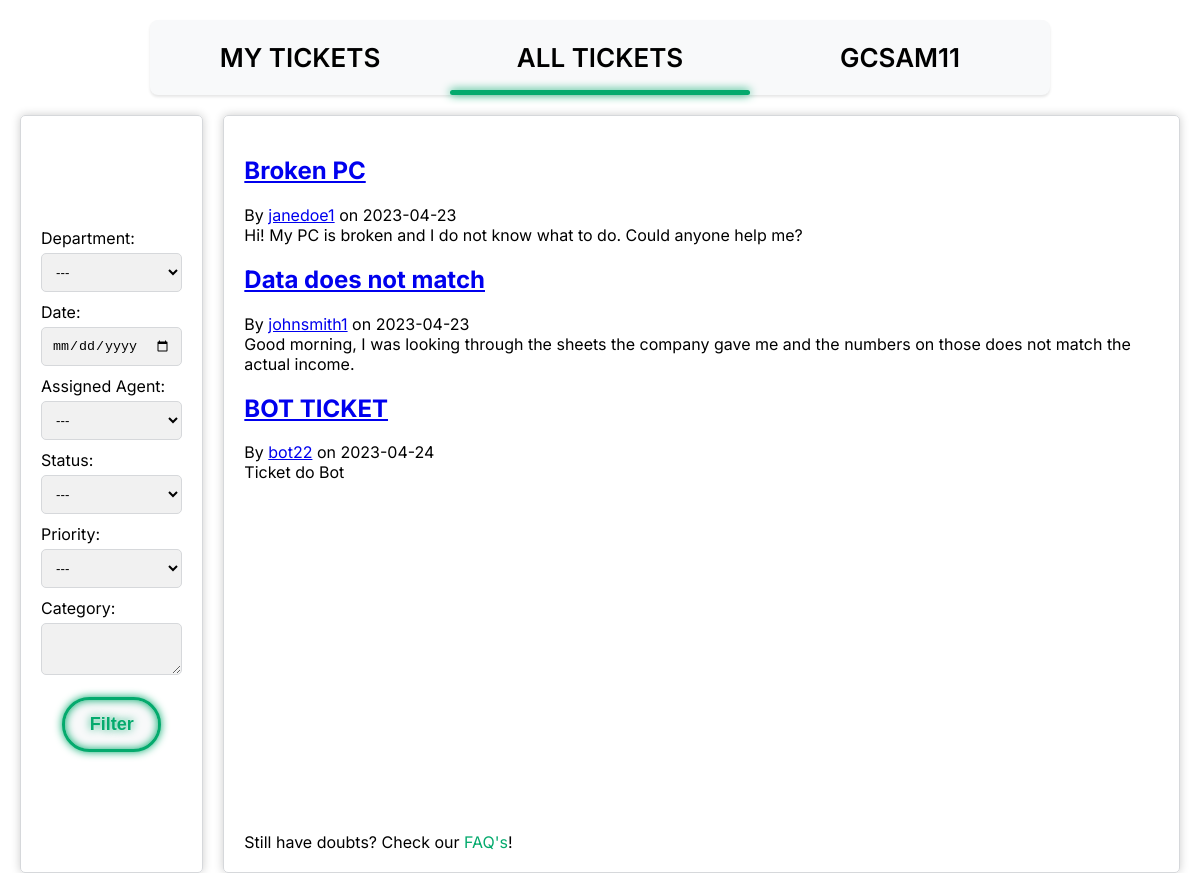
The page /pages/all_tickets.php (signed in) on the database its author committed.
### tables this page shows
CREATE TABLE TICKET (
    ticket_id INTEGER PRIMARY KEY AUTOINCREMENT,
    user_id INT NOT NULL,
    assigned_agent INT CHECK (assigned_agent <> user_id),
    department_id INT,
    title VARCHAR(255) NOT NULL,
    description VARCHAR(1000) NOT NULL,
    status VARCHAR(10) NOT NULL DEFAULT 'Open' CHECK (status = 'Open' OR status = 'Assigned' OR status = 'Closed'),
    priority VARCHAR(10) NOT NULL DEFAULT 'Low' CHECK (priority = 'Low' OR priority = 'Medium' OR priority = 'High'),
    date DATE NOT NULL,
    FOREIGN KEY(user_id) REFERENCES USER(user_id) ON DELETE CASCADE ON UPDATE CASCADE,
    FOREIGN KEY(department_id) REFERENCES DEPARTMENT(department_id) ON DELETE CASCADE ON UPDATE CASCADE,
    FOREIGN KEY(assigned_agent) REFERENCES USER(user_id) ON DELETE CASCADE ON UPDATE CASCADE
);

CREATE TABLE USER (
    user_id INTEGER PRIMARY KEY AUTOINCREMENT,
    department_id INT,
    name VARCHAR(255) NOT NULL,
    username VARCHAR(8) NOT NULL UNIQUE,
    email VARCHAR(255) NOT NULL UNIQUE,
    password VARCHAR(255) NOT NULL,
    type VARCHAR(10) NOT NULL DEFAULT 'Client' CHECK (type = 'Agent' OR type = 'Admin' OR type = 'Client'),
    gender VARCHAR(10) DEFAULT 'None' CHECK(gender = 'Male' or gender = 'Female' or gender = 'Other' or gender = 'None'),
    FOREIGN KEY(department_id) REFERENCES DEPARTMENT(department_id) ON DELETE CASCADE ON UPDATE CASCADE
);

### database/checkSession.php (called while the page is built, shortened)
<?php
    if(isset($_SESSION['username'])){
        $profile = $_SESSION['username'];
    }
    else{
        header('Location:../index.php');
    }
?>

### database/get_tickets.php (the view)
<?php
    include 'connection.php';
    $stmt = $db->prepare('SELECT * FROM Ticket');
    $stmt->execute();
    while($row = $stmt -> fetch()){
        echo '<h2><a class="ticket_readmore" href="../pages/ticket.php?id=' . $row['ticket_id'] . '">' . $row['title'] . '</a></h2>';
        $stmt2 = $db -> prepare('SELECT username FROM User WHERE user_id = :user_id');
        $stmt2 -> bindParam(':user_id', $row['user_id']);
        $stmt2 -> execute();
        $row2 = $stmt2 -> fetch();
        echo '<span class="ticket_username"> By <a class="ticket_username_link" href="../pages/profile_viewer.php?id=' .$row['user_id'] . '">' . $row2['username'] . '</a> on ' . $row['date'] . ' </span><br>';
        echo '<span class="ticket_description">' . $row['description'] . '</span>';
    }
?>

### pages/all_tickets.php (shortened to what this page needs)
<?php
    include_once('../database/checkSession.php');
?>
<!DOCTYPE html>
<html>
<head>
	<link rel="stylesheet" href="../css/all_tickets.css">
</head>
<body>
    <header>
		<nav>
			<a href="../pages/my_tickets.php">My Tickets</a>
			<a href="../pages/all_tickets.php">All Tickets</a>
			<a href="../pages/profile_viewer.php"><?php echo $profile ?></a>
			<div class="animation start-all_tickets"></div>
		</nav>
    </header>
	<main>
		<section id="grid">
			<div class="box">
				<div class="box_content">
					<label for="department-filter">Department:</label>
			    	<select id="department" name="department" required>
						<option value="none">---</option>
			    	</select>
			    	<label for="date-filter">Date:</label>
			    	<input type="date" id="date-filter">
			    	<label for="agent-filter">Assigned Agent:</label>
			    	<select id="agent-filter">
				    	<option value="none">---</option>
						<?php include '../database/fetchAgents.php' ?>
			    	</select>
			    	<label for="status-filter">Status:</label>
			    	<select id="status-filter">
                    	<option value="none">---</option>
			    	</select>
			    	<label for="priority-filter">Priority:</label>
			    	<select id="priority-filter">
				    	<option value="none">---</option>
			    	</select>
			    	<label for="category-filter">Category:</label>
					<textarea id="category-filter" name="category-filter"></textarea>
                	<div class="clearfix">
				    	<button type="submit" class="filterbtn">Filter</button>
			    	</div>
				</div>
			</div>
			<div class="box2">
				<section class="right_box_content">
						<div id="tickets">
							<?php
								include '../database/get_tickets.php';
							?>
						</div>
						<footer>Still have doubts? Check our <a href="../pages/faq.php">FAQ's</a>!</footer>
				</section>
			</div>
		</section>
	</main>
</body>
</html>

### css/all_tickets.css (style rules this page uses)
:root { --clr-neon: #04AA6D; --clr-bg: #f8f9fa; }
*, *::before *::after { box-sizing: border-box; }
header { text-align: center; }
nav { position: relative; margin: 20px auto 0; width: 900px; height: 75px; background: var(--clr-bg); border-radius: 8px; font-size: 0; box-shadow: 0 2px 3px 0 rgba(0, 0, 0, 0.1); }
nav a { font-family: 'Inter', sans-serif; font-size: 26px; font-weight: 600; text-transform: uppercase; color: black; text-decoration: none; line-height: 75px; position: relative; z-index: 1; display: inline-block; text-align: center; }
nav .animation { position: absolute; height: 5px; bottom: 0; z-index: 0; background: var(--clr-neon); border-radius: 8px; transition: all .5s ease 0s; box-shadow: 0 0 10px 0 var(--clr-neon); }
nav a:nth-child(1) { width: 300px; }
nav a:nth-child(2) { width: 300px; }
nav .start-all_tickets, nav a:nth-child(2):hover~.animation { width: 300px; left: 300px; }
nav a:nth-child(3) { width: 300px; }
body { margin: 0; padding: 0; font-family: 'Inter', sans-serif; }
section { height: 89.5vh; display: flex; }
#grid { display: grid; grid-template-columns: repeat(6, 1fr); grid-gap: 20px; padding: 20px; }
#grid .box { display: flex; justify-content: center; align-items: center; padding: 20px; border: 1px solid #d6d8db; border-radius: 5px; box-shadow: 0px 0px 10px rgba(0,0,0,0.2); grid-column: 1/2; }
label { display: block; margin-bottom: 5px; }
select, input[type="date"], textarea { padding: 10px; border-radius: 5px; border: 1px solid #d6d8db; margin-bottom: 10px; width: 100%; box-sizing: border-box; background-color: #f1f1f1; }
textarea { resize: vertical; }
.clearfix { display: grid; place-items: center; font-family: 'Inter', sans-serif; color: var(--clr-neon); }
.filterbtn { background-color: var(--clr-bg); color: var(--clr-neon); padding: 14px 20px; margin: 8px 0; border: 3px solid var(--clr-neon); border-radius: 32px; cursor: pointer; opacity: 1; text-align: center; font-weight: 800; font-size: large; width: 70%; transition: opacity 100ms linear; text-shadow: 0 0 0.125em hsl(0 0% 100% / 0.5), 0 0 0.45em var(--clr-neon); box-shadow: inset 0 0 0.5em 0 var(--clr-neon), 0 0 0.5em 0 var(--clr-neon); }
#grid .box2 { padding: 20px; border: 1px solid #d6d8db; border-radius: 5px; box-shadow: 0px 0px 10px rgba(0,0,0,0.2); grid-column: 2/7; }
.right_box_content { position: relative; }
.right_box_content footer { position: absolute; bottom: 0; left: 0; width: 100%; }
.right_box_content footer > a { color: var(--clr-neon); text-decoration: none; }
#tickets { grid-column-start: 1; grid-column-end: 2; }

### rows shown on the page
ticket: title "Broken PC", user.username "janedoe1", date "2023-04-23", description "Hi! My PC is broken and I do not know what to do. Could anyone help me?"
ticket: title "Data does not match", user.username "johnsmith1", date "2023-04-23", description "Good morning, I was looking through the sheets the company gave me and the numbers on those does not match the actual income."
ticket: title "BOT TICKET", user.username "bot22", date "2023-04-24", description "Ticket do Bot"

### other values the page prints
$profile "GCSAM11"
